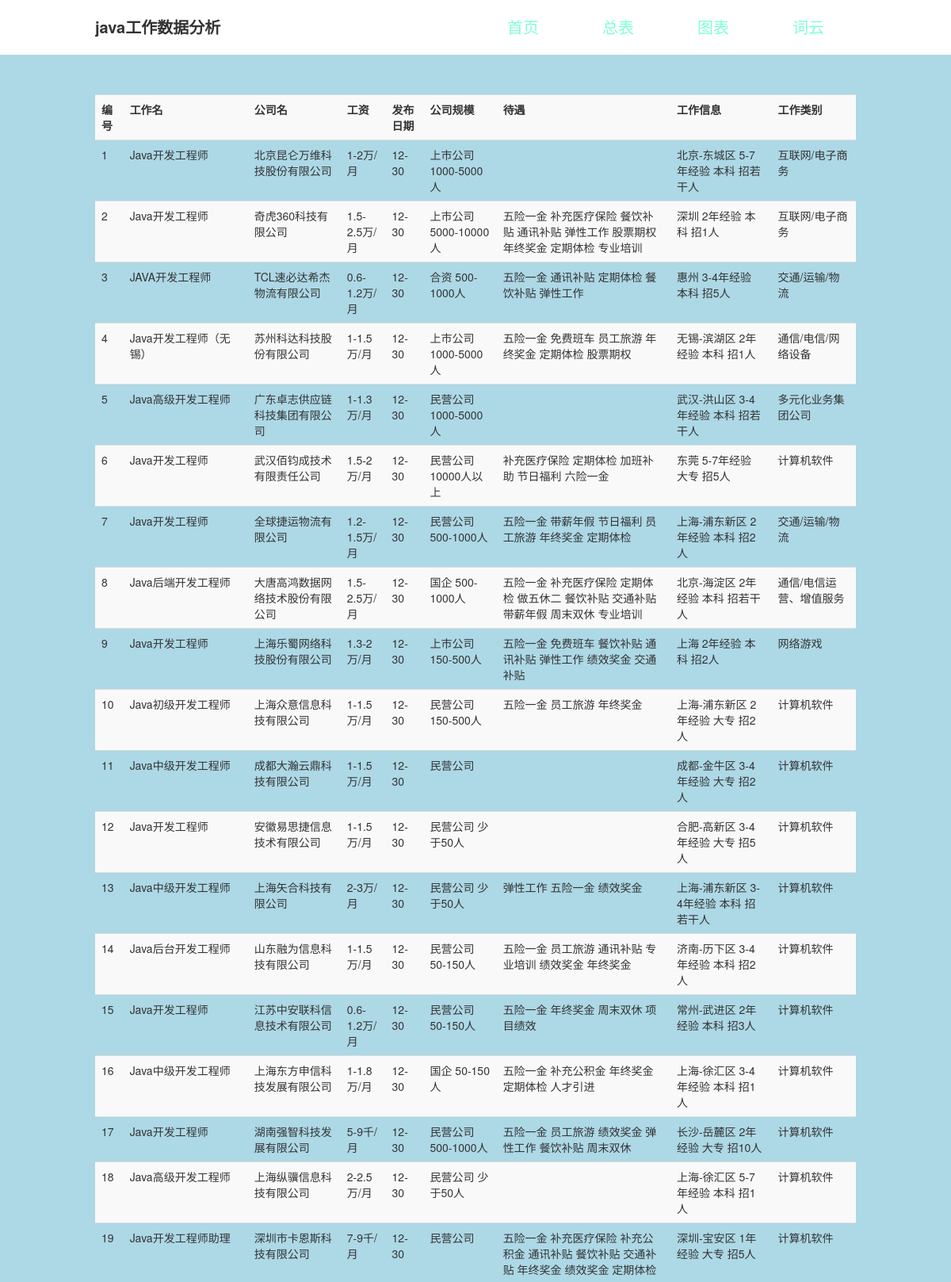
The page /table/1 (upper part) on the database its author committed.
### tables this page shows
CREATE TABLE t_jobs(
    id integer primary key autoincrement,
    job_href text,
    company_href text,
    job_name text,
    company_name text,
    salary real,
    up_date date,
    company_size text,
    treatment text,
    info text,
    category text

);

### app.py (the view)
@app.route('/table/<int:page>')
def table(page):
    conn = sqlite3.connect('jobs.db')
    cursor = conn.cursor()
    data = cursor.execute('select * from t_jobs limit %s, %s'%(str((page - 1) * 50), 50))
    datalist = [item for item in data]
    print(datalist)
    cursor.close()
    conn.close()
    return render_template('table.html', datalist=datalist, current_page=page)

### templates/table.html (shortened to what this page needs)
<!DOCTYPE html>
<html lang="en">
<head>
    <link  rel="stylesheet" href="/static/css/bootstrap.min.css"/>
</head>
<body>
    <header>
        <div class="title">java工作数据分析</div>
        <div class="tabbar">
            <div><a href="/home">首页</a></div>
            <div><a href="/table/1">总表</a></div>
            <div><a href="/rate">图表</a></div>
            <div><a href="/word">词云</a></div>
        </div>
    </header>
    <section>
       <table class="table table-striped">
           <tr>
               <th>编号</th>
               <th>工作名</th>
               <th>公司名</th>
               <th>工资</th>
               <th>发布日期</th>
               <th>公司规模</th>
               <th>待遇</th>
               <th>工作信息</th>
               <th>工作类别</th>
           </tr>
           {% for data in datalist %}
           <tr>
               <td>{{ data[0] }}</td>
               <td>{{ data[3] }}</td>
               <td>{{ data[4] }}</td>
               <td>{{ data[5] }}</td>
               <td>{{ data[6] }}</td>
               <td>{{ data[7] }}</td>
               <td>{{ data[8] }}</td>
               <td>{{ data[9] }}</td>
               <td>{{ data[10] }}</td>
           </tr>
           {%   endfor %}
       </table>
    </section>
</body>
</html>

### templates/table.html (style rules this page uses)
a { text-decoration: none; color: black; }
header { display: flex; padding: 0 10%; justify-content: space-between; }
header>div { text-align: center; }
header .title { padding: 20px 0; font-size: 20px; font-weight: bold; }
header .tabbar { display: flex; }
header>div>div { padding: 20px 40px; font-size: 20px; }
header>div>div>a { color: aquamarine; }
section { background-color: lightblue; padding: 50px 10%; height: 82vh; overflow-y: scroll; }

### rows shown on the page
t_jobs: id "1", job_name "Java开发工程师", company_name "北京昆仑万维科技股份有限公司", salary "1-2万/月", up_date "12-30", company_size "上市公司 1000-5000人", info "北京-东城区 5-7年经验 本科 招若干人", category "互联网/电子商务"
t_jobs: id "2", job_name "Java开发工程师", company_name "奇虎360科技有限公司", salary "1.5-2.5万/月", up_date "12-30", company_size "上市公司 5000-10000人", treatment "五险一金 补充医疗保险 餐饮补贴 通讯补贴 弹性工作 股票期权 年终奖金 定期体检 专业培训", info "深圳 2年经验 本科 招1人", category "互联网/电子商务"
t_jobs: id "3", job_name "JAVA开发工程师", company_name "TCL速必达希杰物流有限公司", salary "0.6-1.2万/月", up_date "12-30", company_size "合资 500-1000人", treatment "五险一金 通讯补贴 定期体检 餐饮补贴 弹性工作", info "惠州 3-4年经验 本科 招5人", category "交通/运输/物流"
t_jobs: id "4", job_name "Java开发工程师（无锡）", company_name "苏州科达科技股份有限公司", salary "1-1.5万/月", up_date "12-30", company_size "上市公司 1000-5000人", treatment "五险一金 免费班车 员工旅游 年终奖金 定期体检 股票期权", info "无锡-滨湖区 2年经验 本科 招1人", category "通信/电信/网络设备"
t_jobs: id "5", job_name "Java高级开发工程师", company_name "广东卓志供应链科技集团有限公司", salary "1-1.3万/月", up_date "12-30", company_size "民营公司 1000-5000人", info "武汉-洪山区 3-4年经验 本科 招若干人", category "多元化业务集团公司"
t_jobs: id "6", job_name "Java开发工程师", company_name "武汉佰钧成技术有限责任公司", salary "1.5-2万/月", up_date "12-30", company_size "民营公司 10000人以上", treatment "补充医疗保险 定期体检 加班补助 节日福利 六险一金", info "东莞 5-7年经验 大专 招5人", category "计算机软件"
t_jobs: id "7", job_name "Java开发工程师", company_name "全球捷运物流有限公司", salary "1.2-1.5万/月", up_date "12-30", company_size "民营公司 500-1000人", treatment "五险一金 带薪年假 节日福利 员工旅游 年终奖金 定期体检", info "上海-浦东新区 2年经验 本科 招2人", category "交通/运输/物流"
t_jobs: id "8", job_name "Java后端开发工程师", company_name "大唐高鸿数据网络技术股份有限公司", salary "1.5-2.5万/月", up_date "12-30", company_size "国企 500-1000人", treatment "五险一金 补充医疗保险 定期体检 做五休二 餐饮补贴 交通补贴 带薪年假 周末双休 专业培训", info "北京-海淀区 2年经验 本科 招若干人", category "通信/电信运营、增值服务"
t_jobs: id "9", job_name "Java开发工程师", company_name "上海乐蜀网络科技股份有限公司", salary "1.3-2万/月", up_date "12-30", company_size "上市公司 150-500人", treatment "五险一金 免费班车 餐饮补贴 通讯补贴 弹性工作 绩效奖金 交通补贴", info "上海 2年经验 本科 招2人", category "网络游戏"
t_jobs: id "10", job_name "Java初级开发工程师", company_name "上海众意信息科技有限公司", salary "1-1.5万/月", up_date "12-30", company_size "民营公司 150-500人", treatment "五险一金 员工旅游 年终奖金", info "上海-浦东新区 2年经验 大专 招2人", category "计算机软件"
t_jobs: id "11", job_name "Java中级开发工程师", company_name "成都大瀚云鼎科技有限公司", salary "1-1.5万/月", up_date "12-30", company_size "民营公司", info "成都-金牛区 3-4年经验 大专 招2人", category "计算机软件"
t_jobs: id "12", job_name "Java开发工程师", company_name "安徽易思捷信息技术有限公司", salary "1-1.5万/月", up_date "12-30", company_size "民营公司 少于50人", info "合肥-高新区 3-4年经验 大专 招5人", category "计算机软件"
t_jobs: id "13", job_name "Java中级开发工程师", company_name "上海矢合科技有限公司", salary "2-3万/月", up_date "12-30", company_size "民营公司 少于50人", treatment "弹性工作 五险一金 绩效奖金", info "上海-浦东新区 3-4年经验 本科 招若干人", category "计算机软件"
t_jobs: id "14", job_name "Java后台开发工程师", company_name "山东融为信息科技有限公司", salary "1-1.5万/月", up_date "12-30", company_size "民营公司 50-150人", treatment "五险一金 员工旅游 通讯补贴 专业培训 绩效奖金 年终奖金", info "济南-历下区 3-4年经验 本科 招2人", category "计算机软件"
t_jobs: id "15", job_name "Java开发工程师", company_name "江苏中安联科信息技术有限公司", salary "0.6-1.2万/月", up_date "12-30", company_size "民营公司 50-150人", treatment "五险一金 年终奖金 周末双休 项目绩效", info "常州-武进区 2年经验 本科 招3人", category "计算机软件"
t_jobs: id "16", job_name "Java中级开发工程师", company_name "上海东方申信科技发展有限公司", salary "1-1.8万/月", up_date "12-30", company_size "国企 50-150人", treatment "五险一金 补充公积金 年终奖金 定期体检 人才引进", info "上海-徐汇区 3-4年经验 本科 招1人", category "计算机软件"
t_jobs: id "17", job_name "Java开发工程师", company_name "湖南强智科技发展有限公司", salary "5-9千/月", up_date "12-30", company_size "民营公司 500-1000人", treatment "五险一金 员工旅游 绩效奖金 弹性工作 餐饮补贴 周末双休", info "长沙-岳麓区 2年经验 大专 招10人", category "计算机软件"
t_jobs: id "18", job_name "Java高级开发工程师", company_name "上海纵骥信息科技有限公司", salary "2-2.5万/月", up_date "12-30", company_size "民营公司 少于50人", info "上海-徐汇区 5-7年经验 本科 招1人", category "计算机软件"
t_jobs: id "19", job_name "Java开发工程师助理", company_name "深圳市卡恩斯科技有限公司", salary "7-9千/月", up_date "12-30", company_size "民营公司", treatment "五险一金 补充医疗保险 补充公积金 通讯补贴 餐饮补贴 交通补贴 年终奖金 绩效奖金 定期体检", info "深圳-宝安区 1年经验 大专 招5人", category "计算机软件"
